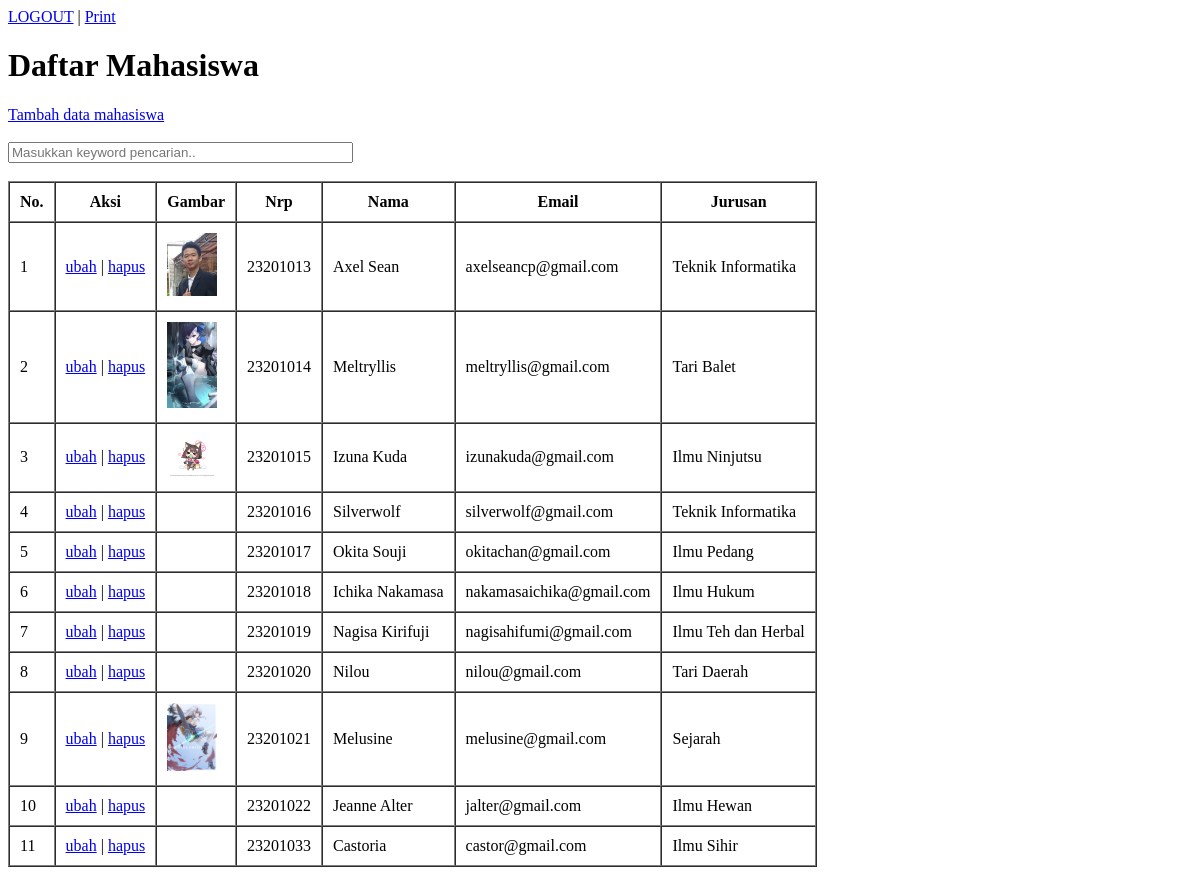
Screenshot of /pertemuan21/index.php (signed in) with the database file from the repository.
### tables this page shows
create table mahasiswa (
    id int primary key auto_increment,
    nama varchar(100),
    nrp varchar(10),
    email varchar(100),
    jurusan varchar(100),
    gambar varchar(100)
);

### pertemuan21/functions.php (called while the page is built, shortened)
<?php
$conn = mysqli_connect("localhost", "root", "", "phpdasar");
function query($query){
    global $conn;
    $result = mysqli_query($conn, $query);
    $rows = [];
    while ($row = mysqli_fetch_assoc($result)){
        $rows[] = $row;
    }
    return $rows;
}
?>

### pertemuan21/index.php (the view, shortened to what this page needs)
<?php
$mahasiswa = query("SELECT * FROM mahasiswa");
?>
<!DOCTYPE html>
<html lang="en">
<head>
</head>
<body>
    <a href="logout.php" class="p-hilang">LOGOUT</a> | <a href="print.php" target="_blank">Print</a>
    <h1>Daftar Mahasiswa</h1>
    <a href="tambah.php" class="p-hilang">Tambah data mahasiswa</a>
    <br><br>
    <form action="" method="post" class="p-hilang">
        <input type="text" id="keyword" name="keyword" size="40" autofocus placeholder="Masukkan keyword pencarian.." autocomplete="off">
    </form>
    <br>
    <div id="container">
        <table border="1" cellpadding="10" cellspacing="0">
            <tr>
                <th>No.</th>
                <th class="p-hilang">Aksi</th>
                <th>Gambar</th>
                <th>Nrp</th>
                <th>Nama</th>
                <th>Email</th>
                <th>Jurusan</th>
            </tr>
            <?php $ctr=1; ?>
            <?php foreach($mahasiswa as $row) : ?>
            <tr>
                <td><?= $ctr; ?></td>
                <td class="p-hilang">
                    <a href="ubah.php?id=<?= $row["id"]; ?>">ubah</a> |
                    <a href="hapus.php?id=<?= $row["id"]; ?>" onclick="return confirm('yakin?')">hapus</a>
                </td>
                <td><img src="img/<?php echo $row["gambar"]; ?>" alt="" width="50"></td>
                <td><?= $row["nrp"]; ?></td>
                <td><?= $row["nama"]; ?></td>
                <td><?= $row["email"]; ?></td>
                <td><?= $row["jurusan"]; ?></td>
            </tr>
            <?php $ctr++; ?>
            <?php endforeach; ?>
        </table>
    </div>
</body>
</html>

### rows the page displays
mahasiswa: gambar (picture), nrp "23201013", nama "Axel Sean", email "axelseancp@gmail.com", jurusan "Teknik Informatika"
mahasiswa: gambar (picture), nrp "23201014", nama "Meltryllis", email "meltryllis@gmail.com", jurusan "Tari Balet"
mahasiswa: gambar (picture), nrp "23201015", nama "Izuna Kuda", email "izunakuda@gmail.com", jurusan "Ilmu Ninjutsu"
mahasiswa: nrp "23201016", nama "Silverwolf", email "silverwolf@gmail.com", jurusan "Teknik Informatika"
mahasiswa: nrp "23201017", nama "Okita Souji", email "okitachan@gmail.com", jurusan "Ilmu Pedang"
mahasiswa: nrp "23201018", nama "Ichika Nakamasa", email "nakamasaichika@gmail.com", jurusan "Ilmu Hukum"
mahasiswa: nrp "23201019", nama "Nagisa Kirifuji", email "nagisahifumi@gmail.com", jurusan "Ilmu Teh dan Herbal"
mahasiswa: nrp "23201020", nama "Nilou", email "nilou@gmail.com", jurusan "Tari Daerah"
mahasiswa: gambar (picture), nrp "23201021", nama "Melusine", email "melusine@gmail.com", jurusan "Sejarah"
mahasiswa: nrp "23201022", nama "Jeanne Alter", email "jalter@gmail.com", jurusan "Ilmu Hewan"
mahasiswa: nrp "23201033", nama "Castoria", email "castor@gmail.com", jurusan "Ilmu Sihir"
